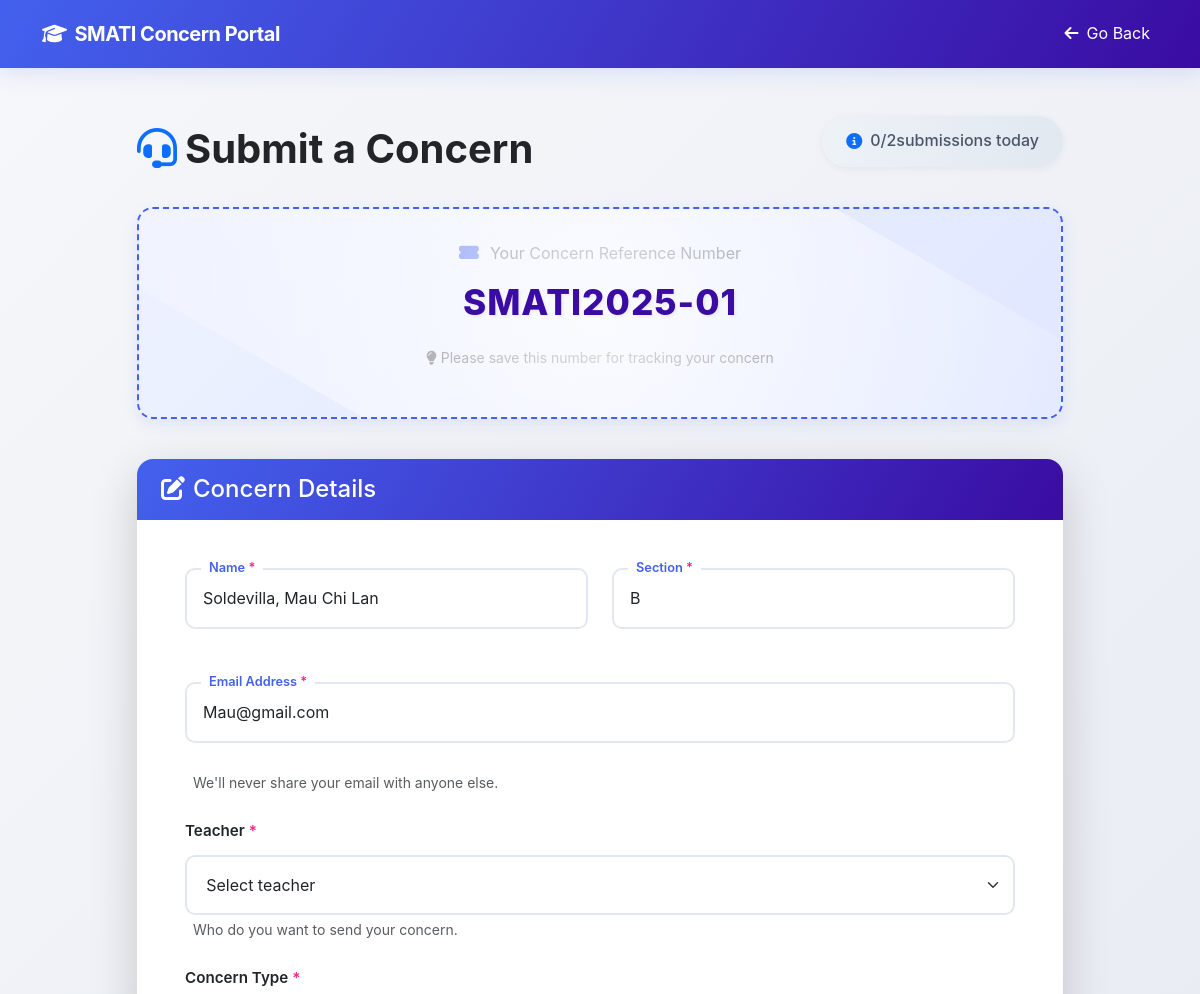
/Student/student-concern-form.php?id=45 (upper part), run on an earlier commit of the app's database.
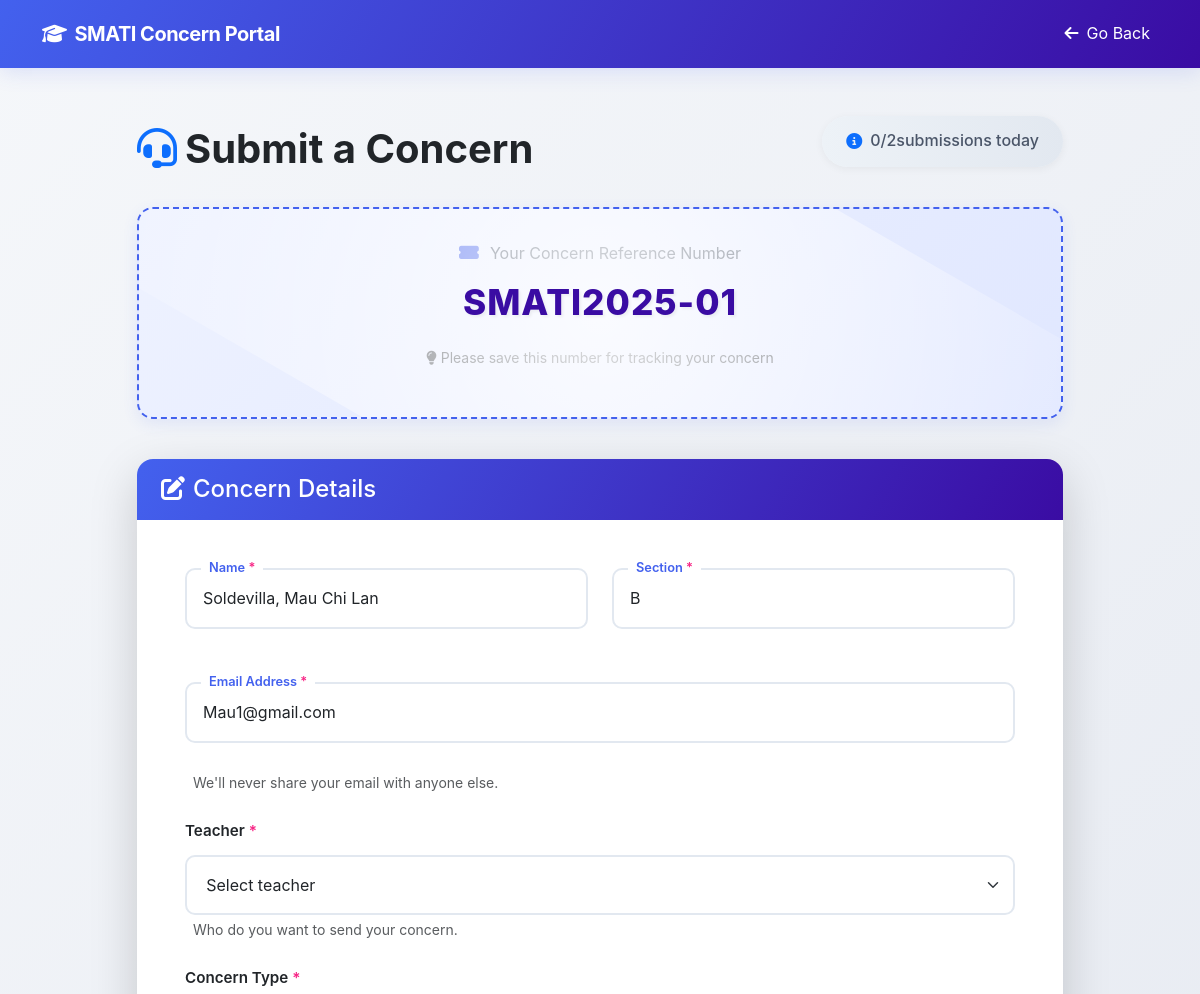
And on a later commit of the database.
### tables this page shows
CREATE TABLE `students` (
  `student_id` int(11) NOT NULL AUTO_INCREMENT,
  `username` varchar(225) NOT NULL,
  `password` varchar(225) NOT NULL,
  `email` varchar(225) NOT NULL,
  `firstname` varchar(225) NOT NULL,
  `lastname` varchar(225) NOT NULL,
  `course` varchar(225) NOT NULL,
  `status` varchar(255) DEFAULT NULL,
  `image` varchar(255) NOT NULL,
  `createdAt` timestamp NOT NULL DEFAULT current_timestamp(),
  PRIMARY KEY (`student_id`)
);

### Student/student-concern-form.php (the view, shortened to what the changed rows need)
<?php
$conn = connectToDB();
$sql = "SELECT * FROM students WHERE student_id = ?";
$stmt = $conn->prepare($sql);
$stmt->bind_param("i", $_GET['id']);
$stmt->execute();
$result = $stmt->get_result();
if ($row = $result->fetch_assoc()) {
    $fullname = $row['lastname'] . ", " . $row['firstname'];
    $email = $row['email'];
    $set = $row['course'];
} else {
    echo "Student not found!";
}
?>
<!DOCTYPE html>
<html lang="en">
<head>
    <link href="https://cdn.jsdelivr.net/npm/bootstrap@5.3.0/dist/css/bootstrap.min.css" rel="stylesheet">
    <link rel="stylesheet" href="https://cdnjs.cloudflare.com/ajax/libs/font-awesome/6.4.0/css/all.min.css">
    <link rel="stylesheet" href="https://cdn.jsdelivr.net/npm/sweetalert2@11/dist/sweetalert2.min.css">
</head>
<body>
    <div class="container py-5">
        <div class="row justify-content-center">
            <div class="col-lg-10">
                <div class="d-flex justify-content-between align-items-center mb-4">
                    <h1 class="text-dark mb-0 fw-bold">
                        <i class="fas fa-headset me-2 text-primary"></i>Submit a Concern
                    </h1>
                </div>
                <div class="card shadow-lg">
                    <div class="card-body p-5">
                        <form id="concernForm" method="POST" action="">
                            <div class="row mb-4">
                                <div class="col-md-6">
                                    <div class="floating-label">
                                        <input type="text" class="form-control floating-input" name="name" placeholder=" " value="<?php echo $fullname ?>" required>
                                        <label for="name" class="required-field">Name</label>
                                    </div>
                                </div>
                                <div class="col-md-6">
                                    <div class="floating-label">
                                        <input type="text" class="form-control floating-input" name="section" placeholder=" " value="<?php echo $set ?>" required>
                                        <label for="section" class="required-field">Section</label>
                                    </div>
                                </div>
                            </div>
                            <div class="mb-4">
                                <div class="floating-label">
                                    <input type="email" class="form-control floating-input" name="email" placeholder=" " value="<?php echo $email ?>" required>
                                    <label for="email" class="required-field">Email Address</label>
                                </div>
                            </div>
                        </form>
                    </div>
                </div>
            </div>
        </div>
    </div>
</body>
</html>

What changed in the data, as far as the page shows it:
changed students "Soldevilla, Mau Chi Lan": email "Mau@gmail.com" → "Mau1@gmail.com"
